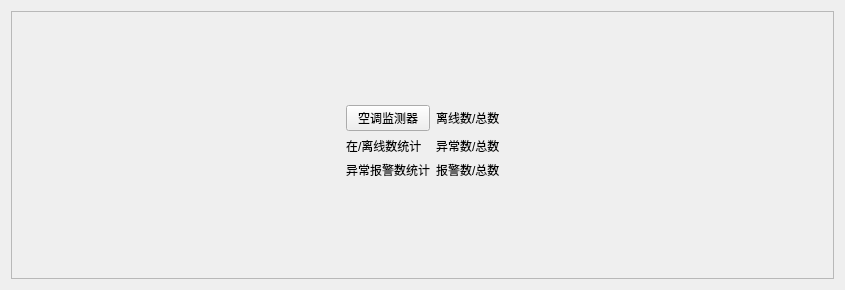
           <widget class="QWidget" name="page_4">
            <layout class="QGridLayout" name="gridLayout_10">
             <item row="0" column="0">
              <layout class="QHBoxLayout" name="horizontalLayout_19">
               <item>
                <widget class="QFrame" name="frame_4">
                 <property name="frameShape">
                  <enum>QFrame::StyledPanel</enum>
                 </property>
                 <property name="frameShadow">
                  <enum>QFrame::Raised</enum>
                 </property>
                 <layout class="QGridLayout" name="gridLayout_12">
                  <item row="1" column="1" colspan="2">
                   <layout class="QGridLayout" name="gridLayout_11">
                    <item row="0" column="1">
                     <widget class="QLabel" name="label_54">
                      <property name="text">
                       <string>离线数/总数</string>
                      </property>
                     </widget>
                    </item>
                    <item row="2" column="1">
                     <widget class="QLabel" name="label_56">
                      <property name="text">
                       <string>报警数/总数</string>
                      </property>
                     </widget>
                    </item>
                    <item row="1" column="0">
                     <widget class="QLabel" name="label_52">
                      <property name="text">
                       <string>在/离线数统计</string>
                      </property>
                     </widget>
                    </item>
                    <item row="1" column="1">
                     <widget class="QLabel" name="label_55">
                      <property name="text">
                       <string>异常数/总数</string>
                      </property>
                     </widget>
                    </item>
                    <item row="2" column="0">
                     <widget class="QLabel" name="label_53">
                      <property name="text">
                       <string>异常报警数统计</string>
                      </property>
                     </widget>
                    </item>
                    <item row="0" column="0">
                     <widget class="QPushButton" name="pushButton_7">
                      <property name="text">
                       <string>空调监测器</string>
                      </property>
                     </widget>
                    </item>
                   </layout>
                  </item>
                  <item row="0" column="2">
                   <spacer name="verticalSpacer_11">
                    <property name="orientation">
                     <enum>Qt::Vertical</enum>
                    </property>
                    <property name="sizeHint" stdset="0">
                     <size>
                      <width>20</width>
                      <height>84</height>
                     </size>
                    </property>
                   </spacer>
                  </item>
                  <item row="1" column="0">
                   <spacer name="horizontalSpacer_21">
                    <property name="orientation">
                     <enum>Qt::Horizontal</enum>
                    </property>
                    <property name="sizeHint" stdset="0">
                     <size>
                      <width>325</width>
                      <height>20</height>
                     </size>
                    </property>
                   </spacer>
                  </item>
                  <item row="1" column="3">
                   <spacer name="horizontalSpacer_22">
                    <property name="orientation">
                     <enum>Qt::Horizontal</enum>
                    </property>
                    <property name="sizeHint" stdset="0">
                     <size>
                      <width>324</width>
                      <height>20</height>
                     </size>
                    </property>
                   </spacer>
                  </item>
                  <item row="2" column="1">
                   <spacer name="verticalSpacer_12">
                    <property name="orientation">
                     <enum>Qt::Vertical</enum>
                    </property>
                    <property name="sizeHint" stdset="0">
                     <size>
                      <width>20</width>
                      <height>90</height>
                     </size>
                    </property>
                   </spacer>
                  </item>
                 </layout>
                </widget>
               </item>
              </layout>
             </item>
            </layout>
           </widget>
